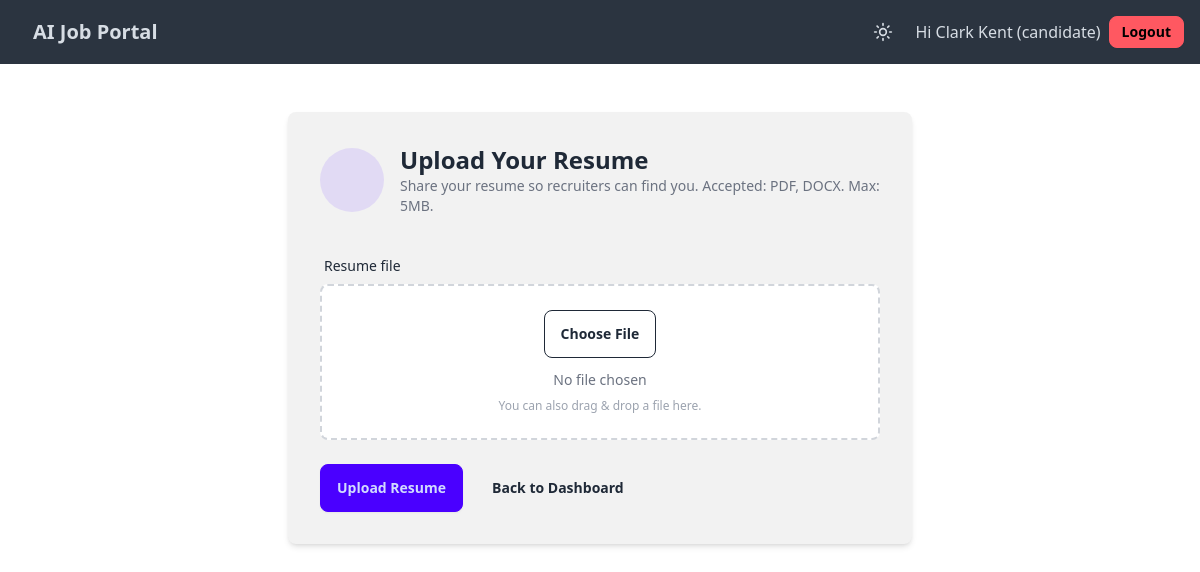
/upload_resume/ (signed in), run on the app's committed database.
### accounts/models.py (models this page shows, shortened)
class User(AbstractUser):
    CANDIDATE = 'candidate'
    RECRUITER = 'recruiter'
    ADMIN = 'admin'   # you can also rely on is_staff/is_superuser
    ROLE_CHOICES = [
        (CANDIDATE, 'Candidate'),
        (RECRUITER, 'Recruiter'),
        (ADMIN, 'Admin'),
    ]
    role = models.CharField(max_length=20, choices=ROLE_CHOICES, default=CANDIDATE)

class CandidateProfile(models.Model):
    user = models.OneToOneField(settings.AUTH_USER_MODEL, on_delete=models.CASCADE, related_name='candidate_profile')
    name = models.CharField(max_length=150, blank=True)
    surname = models.CharField(max_length=150, blank=True)
    headline = models.CharField(max_length=255, blank=True)
    location = models.CharField(max_length=128, blank=True)
    bio = models.TextField(blank=True)

### core/views.py (the view)
# urls.py: path("upload_resume/", views.upload_resume, name="upload_resume"),
@login_required
def upload_resume(request):
    candidate_profile = get_object_or_404(CandidateProfile, user=request.user)
    if request.method == "POST":
        form = ResumeUploadForm(request.POST, request.FILES)
        if form.is_valid():
            resume = form.save(commit=False)
            resume.candidate = candidate_profile   # IMPORTANT FIX
            resume.save()
            return redirect("candidate_dashboard")
    else:
        form = ResumeUploadForm()
    return render(request, "core/upload_resume.html", {"form": form})

### core/templates/core/upload_resume.html (shortened to what this page needs)
{% extends "core/base.html" %}
{% block content %}
<div class="max-w-2xl mx-auto p-6">
    <div class="card bg-base-200 shadow-md rounded-lg overflow-hidden">
        <div class="card-body">
            <div class="flex items-center gap-4">
                <div class="avatar">
                    <div class="w-16 h-16 rounded-full bg-primary/10 flex items-center justify-center">
                    </div>
                </div>
                <div>
                    <h2 class="text-2xl font-semibold">Upload Your Resume</h2>
                    <p class="text-sm text-gray-500">Share your resume so recruiters can find you. Accepted: PDF, DOCX. Max: 5MB.</p>
                </div>
            </div>
            <form id="upload-form" method="POST" enctype="multipart/form-data" class="mt-6">
                <div class="form-control">
                    <label class="label"><span class="label-text">Resume file</span></label>
                    <div id="dropzone" class="rounded-lg border-2 border-dashed border-gray-300 bg-base-100 p-6 text-center">
                    <button type="button" id="chooseBtn" class="btn btn-outline">Choose File</button>
                        <p id="file-name" class="mt-3 text-sm text-gray-500">No file chosen</p>
                        <p class="mt-2 text-xs text-gray-400">You can also drag &amp; drop a file here.</p>
                    </div>
                </div>
                <div class="mt-6 flex items-center gap-3">
                    <button type="submit" class="btn btn-primary">Upload Resume</button>
                    <a href="{% url 'candidate_dashboard' %}" class="btn btn-ghost">Back to Dashboard</a>
                </div>
            </form>
        </div>
    </div>
</div>
{% endblock %}

### core/templates/core/base.html (shortened to what this page needs)
<!DOCTYPE html>
<html data-theme="light">
  <head>
    <link
      href="https://cdn.jsdelivr.net/npm/daisyui@4.6.0/dist/full.css"
      rel="stylesheet"
    />
    <script src="https://cdn.tailwindcss.com"></script>
  </head>
  <body>
    <div class="navbar bg-neutral text-neutral-content px-4 mb-6">
      <div class="flex-1">
        <a href="{% url 'home' %}" class="text-xl font-bold btn btn-ghost">
          AI Job Portal
        </a>
      </div>
      <div class="flex-none flex items-center gap-2">
        <button id="themeToggle" class="btn btn-ghost btn-circle" title="Toggle theme" onclick="toggleTheme()">
        </button>
        {% if user.is_authenticated %}
          <span>
            Hi
            {% if user.role == 'candidate' %}
              {{ user.candidate_profile.name }} {{ user.candidate_profile.surname }}
            {% elif user.role == 'recruiter' %}
              {{ user.recruiter_profile.name }} {{ user.recruiter_profile.surname }}
            {% else %}
              {{ user.username }}
            {% endif %}
            ({{ user.role }})
          </span>
          <a href="{% url 'logout' %}" class="btn btn-error btn-sm">
            Logout
          </a>
        {% endif %}
      </div>
    </div>
    <div class="container mx-auto">
      {% block content %}
      {% endblock %}
    </div>
  </body>
</html>

### data on the page
User: candidate_profile.name "Clark", candidate_profile.surname "Kent", role "candidate"
